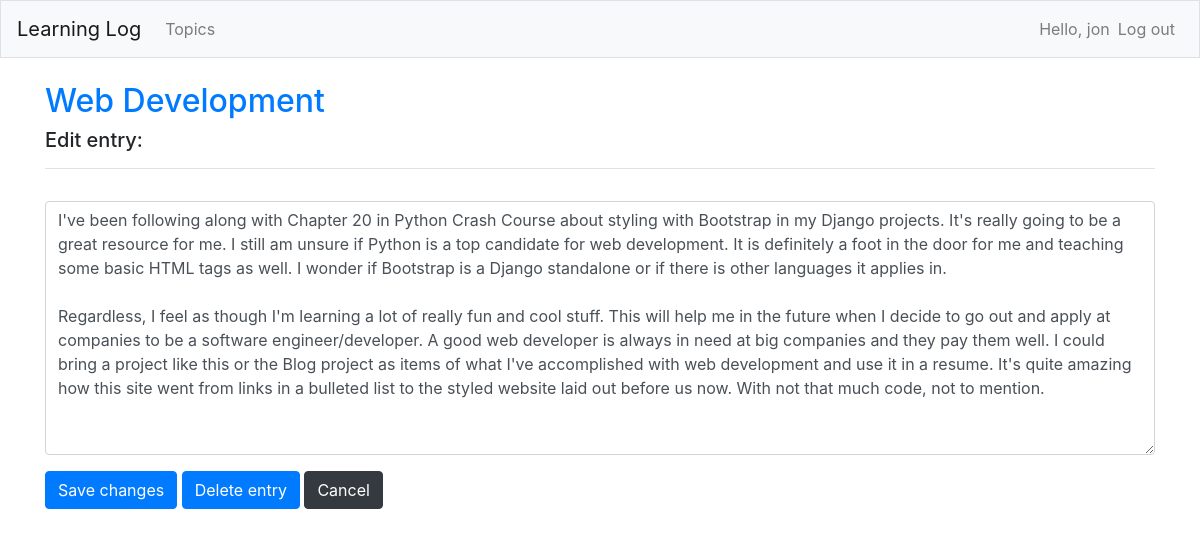
The app's page /edit_entry/16/ (signed in) with its own data.
### learning_logs/models.py (models this page shows, shortened)
class Topic(models.Model):
    text = models.CharField(max_length=200)
    date_added = models.DateTimeField(auto_now_add=True)
    owner = models.ForeignKey(User, on_delete=models.CASCADE)
    def __str__(self):
        return self.text

class Entry(models.Model):
    topic = models.ForeignKey(Topic, on_delete=models.CASCADE)
    text = models.TextField()
    date_added = models.DateTimeField(auto_now_add=True)
    class Meta:
        verbose_name_plural = 'entries'

### learning_logs/views.py (the view)
# urls.py: path('edit_entry/<int:entry_id>/', views.edit_entry, name='edit_entry'),
@login_required
def edit_entry(request, entry_id):
    entry = Entry.objects.get(id=entry_id)
    topic = entry.topic
    check_topic_owner(request, topic)
    if request.method != 'POST':
        form = EntryForm(instance=entry)
    else:
        form = EntryForm(instance=entry, data=request.POST)
        if form.is_valid():
            form.save()
            return redirect('learning_logs:topic', topic_id=topic.id)
    context = {'entry': entry, 'topic': topic, 'form': form}
    return render(request, 'learning_logs/edit_entry.html', context)

### learning_logs/forms.py
class EntryForm(forms.ModelForm):
    class Meta:
        model = Entry
        fields = ['text']
        labels = {'text': ''}
        widgets = {'text': forms.Textarea(attrs={'cols': 80})}

### learning_logs/views.py (called while the page is built)
def check_topic_owner(request, topic):
    if topic.owner != request.user:
        raise Http404

### learning_logs/templates/learning_logs/edit_entry.html (shortened to what this page needs)
{% extends "learning_logs/base.html" %}
{% load bootstrap4 %}
{% block page_header %}
    <h2><a href="{% url 'learning_logs:topic' topic.id %}">{{ topic }}</a></h2>
    <h5>Edit entry:</h5>
{% endblock page_header %}
{% block content %}
    <form action="{% url 'learning_logs:edit_entry' entry.id %}" method='post'>
        {% bootstrap_form form %}
        {% buttons %}
            <button name="submit" class="btn btn-primary">Save changes</button>
            <a class="btn btn-primary" role="button"
                href="{% url 'learning_logs:delete_entry' entry.id %}">
            Delete entry</a>
            <button name="cancel" class="btn btn-dark">Cancel</button>
        {% endbuttons %}
    </form>
{% endblock content %}

### learning_logs/templates/learning_logs/base.html (shortened to what this page needs)
{% load bootstrap4 %}
<!doctype html>
<html lang="en">
    <head>
            {% bootstrap_css %}
    </head>
    <body>
        <nav class="navbar navbar-expand-md navbar-light bg-light mb-4 border">
            <a class="navbar-brand" href="{% url 'learning_logs:index' %}">
                Learning Log</a>
            <div class="collapse navbar-collapse" id="navbarCollapse">
                <ul class="navbar-nav mr-auto">
                    <li class="nav-item">
                        <a class="nav-link" href="{% url 'learning_logs:topics' %}">
                            Topics</a></li>
                </ul>
                <ul class="navbar-nav ml-auto">
                    {% if user.is_authenticated %}
                        <li class="nav-item">
                            <span class="navbar-text">Hello, {{ user.username }}</span>
                        </li>
                        <li class="nav-item">
                            <a class="nav-link" href="{% url 'users:logout' %}">Log out</a>
                        </li>
                    {% else %}
                        <li class="nav-item">
                            <a class="nav-link" href="{% url 'users:register' %}">Register</a>
                        </li>
                        <li class="nav-item">
                            <a class="nav-link" href="{% url 'users:login' %}">Log in</a></li>
                    {% endif %}
                </ul>
            </div>
        </nav>
        <main role="main" class="container">
            <div class="pb-2 mb-2 border-bottom">
                {% block page_header %}{% endblock page_header %}
            </div>
            <div>
                {% block content %}{% endblock content %}
            </div>
        </main>
    </body>
</html>

### records on screen
Topic: text "Web Development"
Entry: text "I've been following along with Chapter 20 in Python Crash Course about styling with Bootstrap in my Django projects. It's really going to be a great resource for me. I still am unsure if Python is a top candidate for web development. It is definitely a foot in the door for me and teaching some basic HTML tags as well. I wonder if Bootstrap is a Django standalone or if there is other languages it applies in. Regardless, I feel as though I'm learning a lot of really fun and cool stuff. This will help me in the future when I decide to go out and apply at companies to be a software engineer/developer. A good web developer is always in need at big companies and they pay them well. I could bring…"

### other values on screen
{{ user.username }} "jon"
